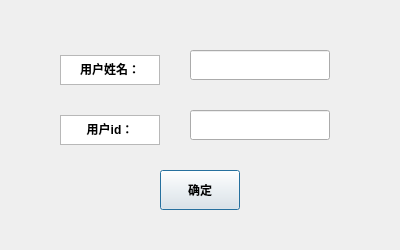
<?xml version="1.0" encoding="UTF-8"?>
<ui version="4.0">
 <class>addUser</class>
 <widget class="QDialog" name="addUser">
  <property name="geometry">
   <rect>
    <x>0</x>
    <y>0</y>
    <width>400</width>
    <height>250</height>
   </rect>
  </property>
  <property name="windowTitle">
   <string>用户添加</string>
  </property>
  <widget class="QLineEdit" name="nameEdit">
   <property name="geometry">
    <rect>
     <x>190</x>
     <y>50</y>
     <width>140</width>
     <height>30</height>
    </rect>
   </property>
  </widget>
  <widget class="QLineEdit" name="idEdit">
   <property name="geometry">
    <rect>
     <x>190</x>
     <y>110</y>
     <width>140</width>
     <height>30</height>
    </rect>
   </property>
  </widget>
  <widget class="QPushButton" name="pushButton">
   <property name="geometry">
    <rect>
     <x>160</x>
     <y>170</y>
     <width>80</width>
     <height>40</height>
    </rect>
   </property>
   <property name="font">
    <font>
     <weight>75</weight>
     <bold>true</bold>
    </font>
   </property>
   <property name="text">
    <string>确定</string>
   </property>
  </widget>
  <widget class="QTextBrowser" name="textBrowser">
   <property name="geometry">
    <rect>
     <x>60</x>
     <y>55</y>
     <width>100</width>
     <height>30</height>
    </rect>
   </property>
   <property name="html">
    <string>&lt;!DOCTYPE HTML PUBLIC &quot;-//W3C//DTD HTML 4.0//EN&quot; &quot;http://www.w3.org/TR/REC-html40/strict.dtd&quot;&gt;
&lt;html&gt;&lt;head&gt;&lt;meta name=&quot;qrichtext&quot; content=&quot;1&quot; /&gt;&lt;style type=&quot;text/css&quot;&gt;
p, li { white-space: pre-wrap; }
&lt;/style&gt;&lt;/head&gt;&lt;body style=&quot; font-family:'SimSun'; font-size:9pt; font-weight:400; font-style:normal;&quot;&gt;
&lt;p align=&quot;center&quot; style=&quot; margin-top:0px; margin-bottom:0px; margin-left:0px; margin-right:0px; -qt-block-indent:0; text-indent:0px;&quot;&gt;&lt;span style=&quot; font-weight:600;&quot;&gt;用户姓名：&lt;/span&gt;&lt;/p&gt;&lt;/body&gt;&lt;/html&gt;</string>
   </property>
  </widget>
  <widget class="QTextBrowser" name="textBrowser_3">
   <property name="geometry">
    <rect>
     <x>60</x>
     <y>115</y>
     <width>100</width>
     <height>30</height>
    </rect>
   </property>
   <property name="html">
    <string>&lt;!DOCTYPE HTML PUBLIC &quot;-//W3C//DTD HTML 4.0//EN&quot; &quot;http://www.w3.org/TR/REC-html40/strict.dtd&quot;&gt;
&lt;html&gt;&lt;head&gt;&lt;meta name=&quot;qrichtext&quot; content=&quot;1&quot; /&gt;&lt;style type=&quot;text/css&quot;&gt;
p, li { white-space: pre-wrap; }
&lt;/style&gt;&lt;/head&gt;&lt;body style=&quot; font-family:'SimSun'; font-size:9pt; font-weight:400; font-style:normal;&quot;&gt;
&lt;p align=&quot;center&quot; style=&quot; margin-top:0px; margin-bottom:0px; margin-left:0px; margin-right:0px; -qt-block-indent:0; text-indent:0px;&quot;&gt;&lt;span style=&quot; font-weight:600;&quot;&gt;用户id：&lt;/span&gt;&lt;/p&gt;&lt;/body&gt;&lt;/html&gt;</string>
   </property>
  </widget>
 </widget>
 <resources/>
 <connections>
  <connection>
   <sender>pushButton</sender>
   <signal>clicked()</signal>
   <receiver>addUser</receiver>
   <slot>accept()</slot>
   <hints>
    <hint type="sourcelabel">
     <x>212</x>
     <y>219</y>
    </hint>
    <hint type="destinationlabel">
     <x>313</x>
     <y>229</y>
    </hint>
   </hints>
  </connection>
 </connections>
</ui>
